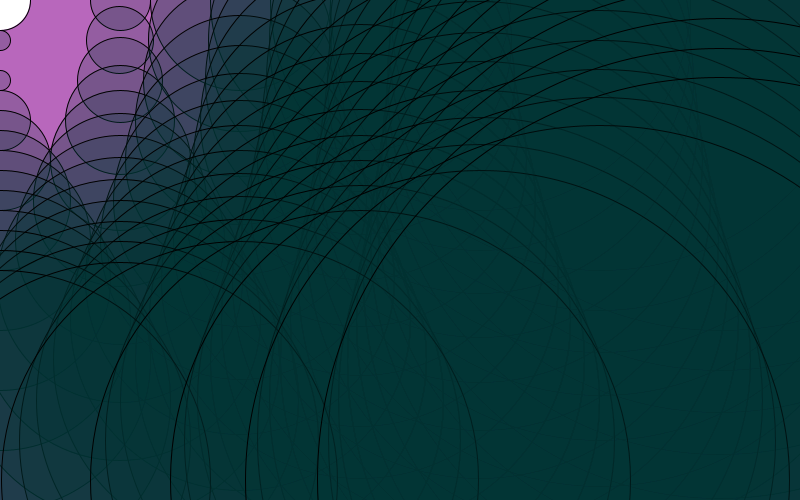
Frame 1 (no input)
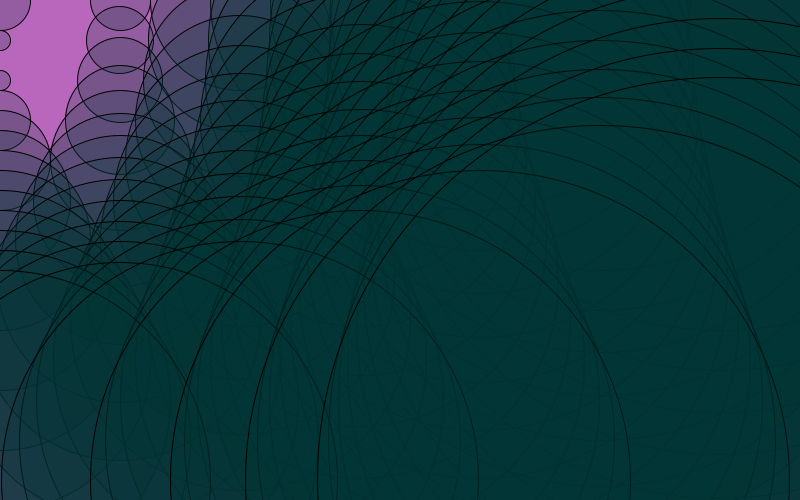
Frame 60 (the mouse pressed at the canvas centre just before this capture)
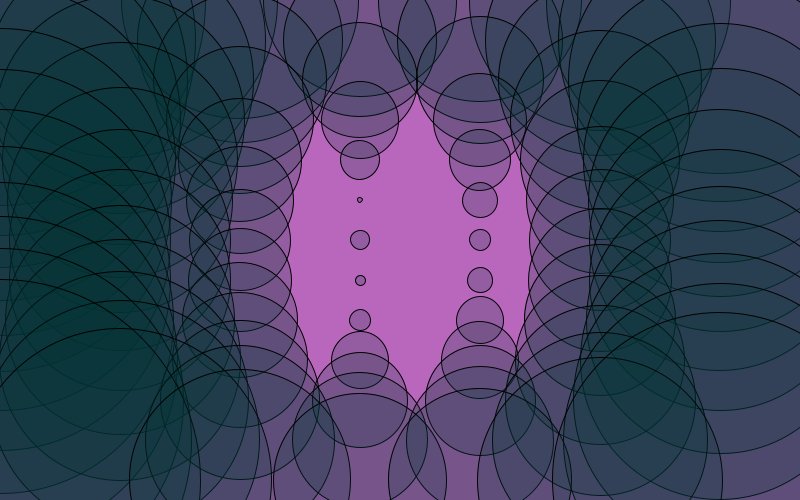
Frame 120 (the mouse held since frame 60 and released just before this capture)

The Processing sketch that drew these frames (run headless with seeded random() and noise(); from frame 60 on, the mouse is pressed at the canvas centre):

// Processing sketch: processing_4004
// ── processing_4004.pde

float margen, lm;  
void setup(){  
 
  lm=40;  
  size(800,500);  
    
}  
  
void draw(){  
  background (#B867BC);  
    smooth();
  for(float y=  margen; y <= height-margen; y += lm){  
    for (float x = margen; x <=width-margen; x += lm*3){  
     
      float d;  
   d= 60 - sqrt((mouseX - x)*(mouseX - x)+(mouseY - y)*(mouseY -y));  
         
      ellipse(x,y,d,d);   
        fill(#0CF5A1,50,50,50);
}  
}  
}  
